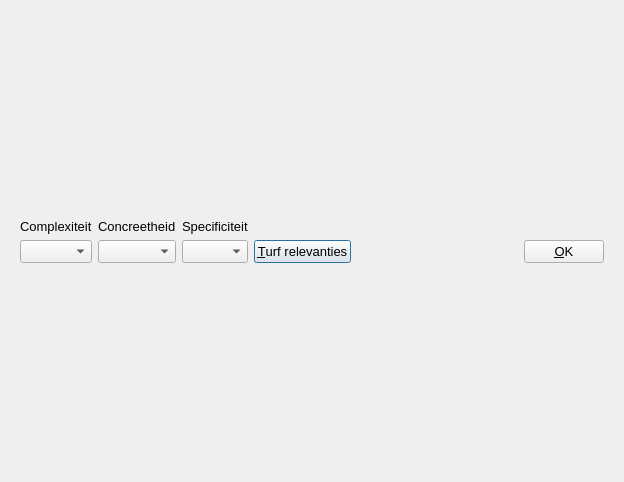
<?xml version="1.0" encoding="UTF-8"?>
<ui version="4.0">
 <class>QtRateConceptDialog</class>
 <widget class="QDialog" name="QtRateConceptDialog">
  <property name="geometry">
   <rect>
    <x>0</x>
    <y>0</y>
    <width>624</width>
    <height>482</height>
   </rect>
  </property>
  <property name="font">
   <font>
    <pointsize>10</pointsize>
   </font>
  </property>
  <property name="windowTitle">
   <string>Evalueer concept</string>
  </property>
  <layout class="QVBoxLayout" name="verticalLayout">
   <item>
    <layout class="QHBoxLayout" name="concept_map_layout"/>
   </item>
   <item>
    <widget class="QWidget" name="widget_bottom" native="true">
     <property name="sizePolicy">
      <sizepolicy hsizetype="Preferred" vsizetype="Maximum">
       <horstretch>0</horstretch>
       <verstretch>0</verstretch>
      </sizepolicy>
     </property>
     <layout class="QGridLayout" name="gridLayout_4">
      <item row="1" column="5">
       <spacer name="horizontalSpacer">
        <property name="orientation">
         <enum>Qt::Horizontal</enum>
        </property>
        <property name="sizeHint" stdset="0">
         <size>
          <width>40</width>
          <height>20</height>
         </size>
        </property>
       </spacer>
      </item>
      <item row="0" column="3">
       <widget class="QLabel" name="label_specificity">
        <property name="text">
         <string>Specificiteit</string>
        </property>
       </widget>
      </item>
      <item row="0" column="0">
       <widget class="QLabel" name="label_complexity">
        <property name="text">
         <string>Complexiteit</string>
        </property>
       </widget>
      </item>
      <item row="1" column="0">
       <widget class="QComboBox" name="box_complexity">
        <property name="sizePolicy">
         <sizepolicy hsizetype="Preferred" vsizetype="Preferred">
          <horstretch>0</horstretch>
          <verstretch>0</verstretch>
         </sizepolicy>
        </property>
        <property name="currentIndex">
         <number>-1</number>
        </property>
        <item>
         <property name="text">
          <string>0</string>
         </property>
        </item>
        <item>
         <property name="text">
          <string>1</string>
         </property>
        </item>
        <item>
         <property name="text">
          <string>2</string>
         </property>
        </item>
       </widget>
      </item>
      <item row="1" column="4">
       <widget class="QPushButton" name="button_tally_relevancies">
        <property name="toolTip">
         <string>Door te turven welke concepten en voorbeelden relevant zijn, zal het programma een suggestie geven</string>
        </property>
        <property name="text">
         <string>&amp;Turf relevanties</string>
        </property>
       </widget>
      </item>
      <item row="0" column="1">
       <widget class="QLabel" name="label_concreteness">
        <property name="sizePolicy">
         <sizepolicy hsizetype="Preferred" vsizetype="Preferred">
          <horstretch>0</horstretch>
          <verstretch>0</verstretch>
         </sizepolicy>
        </property>
        <property name="text">
         <string>Concreetheid</string>
        </property>
       </widget>
      </item>
      <item row="1" column="6">
       <widget class="QPushButton" name="button_ok">
        <property name="sizePolicy">
         <sizepolicy hsizetype="Minimum" vsizetype="Maximum">
          <horstretch>0</horstretch>
          <verstretch>0</verstretch>
         </sizepolicy>
        </property>
        <property name="text">
         <string>&amp;OK</string>
        </property>
       </widget>
      </item>
      <item row="1" column="1">
       <widget class="QComboBox" name="box_concreteness">
        <property name="sizePolicy">
         <sizepolicy hsizetype="Preferred" vsizetype="Preferred">
          <horstretch>0</horstretch>
          <verstretch>0</verstretch>
         </sizepolicy>
        </property>
        <property name="currentIndex">
         <number>-1</number>
        </property>
        <item>
         <property name="text">
          <string>0</string>
         </property>
        </item>
        <item>
         <property name="text">
          <string>1</string>
         </property>
        </item>
        <item>
         <property name="text">
          <string>2</string>
         </property>
        </item>
       </widget>
      </item>
      <item row="1" column="3">
       <widget class="QComboBox" name="box_specificity">
        <property name="currentIndex">
         <number>-1</number>
        </property>
        <item>
         <property name="text">
          <string>0</string>
         </property>
        </item>
        <item>
         <property name="text">
          <string>1</string>
         </property>
        </item>
        <item>
         <property name="text">
          <string>2</string>
         </property>
        </item>
       </widget>
      </item>
     </layout>
    </widget>
   </item>
  </layout>
 </widget>
 <tabstops>
  <tabstop>box_complexity</tabstop>
  <tabstop>box_concreteness</tabstop>
  <tabstop>box_specificity</tabstop>
  <tabstop>button_ok</tabstop>
 </tabstops>
 <resources/>
 <connections/>
</ui>
